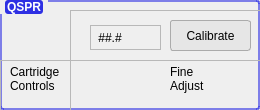
<?xml version="1.0" encoding="UTF-8"?>
<ui version="4.0">
 <class>QSPR</class>
 <widget class="QWidget" name="QSPR">
  <property name="geometry">
   <rect>
    <x>0</x>
    <y>0</y>
    <width>260</width>
    <height>110</height>
   </rect>
  </property>
  <property name="minimumSize">
   <size>
    <width>260</width>
    <height>110</height>
   </size>
  </property>
  <property name="maximumSize">
   <size>
    <width>260</width>
    <height>110</height>
   </size>
  </property>
  <property name="font">
   <font>
    <family>Segoe UI</family>
   </font>
  </property>
  <property name="windowTitle">
   <string>Form</string>
  </property>
  <layout class="QVBoxLayout" name="verticalLayout">
   <property name="leftMargin">
    <number>0</number>
   </property>
   <property name="topMargin">
    <number>0</number>
   </property>
   <property name="rightMargin">
    <number>0</number>
   </property>
   <property name="bottomMargin">
    <number>0</number>
   </property>
   <item>
    <widget class="QGroupBox" name="QSPR_display">
     <property name="sizePolicy">
      <sizepolicy hsizetype="Preferred" vsizetype="Fixed">
       <horstretch>0</horstretch>
       <verstretch>0</verstretch>
      </sizepolicy>
     </property>
     <property name="minimumSize">
      <size>
       <width>260</width>
       <height>110</height>
      </size>
     </property>
     <property name="maximumSize">
      <size>
       <width>260</width>
       <height>110</height>
      </size>
     </property>
     <property name="font">
      <font>
       <family>Segoe UI</family>
       <pointsize>9</pointsize>
       <weight>75</weight>
       <bold>true</bold>
      </font>
     </property>
     <property name="styleSheet">
      <string notr="true">QGroupBox#QSPR_display::title{

	margin: 0px 5px 0px 5px;
	color: rgb(255, 255, 255);
	background-color:rgb(46, 48, 227);
	border-radius: 3px;

}

QGroupBox#QSPR_display{

	border: 2px solid rgba(46, 48, 227, 150);
	border-radius: 3px;

}</string>
     </property>
     <property name="title">
      <string>QSPR</string>
     </property>
     <widget class="QPushButton" name="shutdown_btn">
      <property name="geometry">
       <rect>
        <x>50</x>
        <y>25</y>
        <width>30</width>
        <height>30</height>
       </rect>
      </property>
      <property name="sizePolicy">
       <sizepolicy hsizetype="Fixed" vsizetype="Fixed">
        <horstretch>0</horstretch>
        <verstretch>0</verstretch>
       </sizepolicy>
      </property>
      <property name="minimumSize">
       <size>
        <width>30</width>
        <height>30</height>
       </size>
      </property>
      <property name="maximumSize">
       <size>
        <width>30</width>
        <height>30</height>
       </size>
      </property>
      <property name="font">
       <font>
        <pointsize>5</pointsize>
       </font>
      </property>
      <property name="mouseTracking">
       <bool>true</bool>
      </property>
      <property name="toolTip">
       <string>Power Off QSPR</string>
      </property>
      <property name="layoutDirection">
       <enum>Qt::LeftToRight</enum>
      </property>
      <property name="autoFillBackground">
       <bool>false</bool>
      </property>
      <property name="styleSheet">
       <string notr="true">QPushButton{
	border: none;
	background: none;
}

QPushButton::hover{
	background: white;
	border: 1px raised;
	border-radius: 12px;
}</string>
      </property>
      <property name="text">
       <string/>
      </property>
      <property name="icon">
       <iconset resource="ai.qrc">
        <normaloff>:/img/img/power.png</normaloff>:/img/img/power.png</iconset>
      </property>
      <property name="iconSize">
       <size>
        <width>32</width>
        <height>32</height>
       </size>
      </property>
      <property name="autoRepeat">
       <bool>false</bool>
      </property>
      <property name="autoExclusive">
       <bool>false</bool>
      </property>
      <property name="autoDefault">
       <bool>false</bool>
      </property>
      <property name="default">
       <bool>false</bool>
      </property>
      <property name="flat">
       <bool>false</bool>
      </property>
     </widget>
     <widget class="QPushButton" name="disconnect_btn">
      <property name="geometry">
       <rect>
        <x>10</x>
        <y>25</y>
        <width>30</width>
        <height>30</height>
       </rect>
      </property>
      <property name="sizePolicy">
       <sizepolicy hsizetype="Fixed" vsizetype="Fixed">
        <horstretch>0</horstretch>
        <verstretch>0</verstretch>
       </sizepolicy>
      </property>
      <property name="minimumSize">
       <size>
        <width>30</width>
        <height>30</height>
       </size>
      </property>
      <property name="maximumSize">
       <size>
        <width>30</width>
        <height>30</height>
       </size>
      </property>
      <property name="font">
       <font>
        <pointsize>5</pointsize>
       </font>
      </property>
      <property name="mouseTracking">
       <bool>true</bool>
      </property>
      <property name="toolTip">
       <string>Disconnect QSPR</string>
      </property>
      <property name="layoutDirection">
       <enum>Qt::LeftToRight</enum>
      </property>
      <property name="autoFillBackground">
       <bool>false</bool>
      </property>
      <property name="styleSheet">
       <string notr="true">QPushButton{
	border: none;
	background: none;
}

QPushButton::hover{
	background: white;
	border: 1px raised;
	border-radius: 12px;
}</string>
      </property>
      <property name="text">
       <string/>
      </property>
      <property name="icon">
       <iconset resource="ai.qrc">
        <normaloff>:/img/img/disconnect.png</normaloff>:/img/img/disconnect.png</iconset>
      </property>
      <property name="iconSize">
       <size>
        <width>34</width>
        <height>34</height>
       </size>
      </property>
      <property name="autoRepeat">
       <bool>false</bool>
      </property>
      <property name="autoExclusive">
       <bool>false</bool>
      </property>
      <property name="autoDefault">
       <bool>false</bool>
      </property>
      <property name="default">
       <bool>false</bool>
      </property>
      <property name="flat">
       <bool>false</bool>
      </property>
     </widget>
     <widget class="QFrame" name="temp_display">
      <property name="geometry">
       <rect>
        <x>90</x>
        <y>25</y>
        <width>71</width>
        <height>25</height>
       </rect>
      </property>
      <property name="font">
       <font>
        <weight>50</weight>
        <bold>false</bold>
       </font>
      </property>
      <property name="frameShape">
       <enum>QFrame::StyledPanel</enum>
      </property>
      <property name="frameShadow">
       <enum>QFrame::Raised</enum>
      </property>
      <widget class="QLabel" name="temp1">
       <property name="geometry">
        <rect>
         <x>0</x>
         <y>5</y>
         <width>40</width>
         <height>16</height>
        </rect>
       </property>
       <property name="font">
        <font>
         <weight>50</weight>
         <bold>false</bold>
        </font>
       </property>
       <property name="text">
        <string>##.#</string>
       </property>
       <property name="alignment">
        <set>Qt::AlignCenter</set>
       </property>
      </widget>
      <widget class="QLabel" name="label_7">
       <property name="geometry">
        <rect>
         <x>40</x>
         <y>5</y>
         <width>31</width>
         <height>16</height>
        </rect>
       </property>
       <property name="minimumSize">
        <size>
         <width>10</width>
         <height>10</height>
        </size>
       </property>
       <property name="text">
        <string/>
       </property>
       <property name="pixmap">
        <pixmap resource="ai.qrc">:/img/img/deg_c.png</pixmap>
       </property>
      </widget>
     </widget>
     <widget class="QFrame" name="cartridge_display">
      <property name="geometry">
       <rect>
        <x>0</x>
        <y>60</y>
        <width>261</width>
        <height>51</height>
       </rect>
      </property>
      <property name="font">
       <font>
        <weight>50</weight>
        <bold>false</bold>
       </font>
      </property>
      <property name="frameShape">
       <enum>QFrame::StyledPanel</enum>
      </property>
      <property name="frameShadow">
       <enum>QFrame::Raised</enum>
      </property>
      <widget class="QLabel" name="label">
       <property name="geometry">
        <rect>
         <x>10</x>
         <y>5</y>
         <width>71</width>
         <height>41</height>
        </rect>
       </property>
       <property name="font">
        <font>
         <family>Segoe UI</family>
         <pointsize>9</pointsize>
        </font>
       </property>
       <property name="text">
        <string>Cartridge
Controls</string>
       </property>
       <property name="alignment">
        <set>Qt::AlignLeading|Qt::AlignLeft|Qt::AlignTop</set>
       </property>
       <property name="margin">
        <number>1</number>
       </property>
      </widget>
      <widget class="QLabel" name="label_3">
       <property name="geometry">
        <rect>
         <x>170</x>
         <y>5</y>
         <width>51</width>
         <height>41</height>
        </rect>
       </property>
       <property name="font">
        <font>
         <family>Segoe UI</family>
         <pointsize>9</pointsize>
        </font>
       </property>
       <property name="text">
        <string>Fine
Adjust</string>
       </property>
       <property name="alignment">
        <set>Qt::AlignLeading|Qt::AlignLeft|Qt::AlignTop</set>
       </property>
       <property name="margin">
        <number>1</number>
       </property>
      </widget>
     </widget>
     <widget class="QFrame" name="ctrls_frame">
      <property name="geometry">
       <rect>
        <x>70</x>
        <y>10</y>
        <width>191</width>
        <height>101</height>
       </rect>
      </property>
      <property name="frameShape">
       <enum>QFrame::StyledPanel</enum>
      </property>
      <property name="frameShadow">
       <enum>QFrame::Raised</enum>
      </property>
      <widget class="QPushButton" name="quick_calibrate_btn">
       <property name="geometry">
        <rect>
         <x>100</x>
         <y>10</y>
         <width>81</width>
         <height>31</height>
        </rect>
       </property>
       <property name="sizePolicy">
        <sizepolicy hsizetype="Fixed" vsizetype="Fixed">
         <horstretch>0</horstretch>
         <verstretch>0</verstretch>
        </sizepolicy>
       </property>
       <property name="font">
        <font>
         <family>Segoe UI</family>
         <pointsize>9</pointsize>
         <weight>50</weight>
         <bold>false</bold>
        </font>
       </property>
       <property name="toolTip">
        <string>Calibrate QSPR</string>
       </property>
       <property name="styleSheet">
        <string notr="true">QPushButton {

		background-color: rgb(230, 230, 230);
	    border: 1px solid rgb(171, 171, 171);
		border-radius: 3px;

}

QPushButton::hover{
	background: rgb(253, 253, 253);
	border: 1px raised;
	border-radius: 5px;
}</string>
       </property>
       <property name="text">
        <string>Calibrate</string>
       </property>
      </widget>
      <widget class="QPushButton" name="adj_up_btn">
       <property name="geometry">
        <rect>
         <x>155</x>
         <y>55</y>
         <width>20</width>
         <height>20</height>
        </rect>
       </property>
       <property name="sizePolicy">
        <sizepolicy hsizetype="Fixed" vsizetype="Fixed">
         <horstretch>0</horstretch>
         <verstretch>0</verstretch>
        </sizepolicy>
       </property>
       <property name="minimumSize">
        <size>
         <width>20</width>
         <height>20</height>
        </size>
       </property>
       <property name="maximumSize">
        <size>
         <width>20</width>
         <height>20</height>
        </size>
       </property>
       <property name="font">
        <font>
         <pointsize>5</pointsize>
        </font>
       </property>
       <property name="mouseTracking">
        <bool>true</bool>
       </property>
       <property name="toolTip">
        <string>Adjust Up</string>
       </property>
       <property name="layoutDirection">
        <enum>Qt::LeftToRight</enum>
       </property>
       <property name="autoFillBackground">
        <bool>false</bool>
       </property>
       <property name="styleSheet">
        <string notr="true">QPushButton{
	border: none;
	background: none;
}

QPushButton::hover{
	background: white;
	border: 1px raised;
	border-radius: 12px;
}</string>
       </property>
       <property name="text">
        <string/>
       </property>
       <property name="icon">
        <iconset resource="ai.qrc">
         <normaloff>:/img/img/adj_up.png</normaloff>:/img/img/adj_up.png</iconset>
       </property>
       <property name="iconSize">
        <size>
         <width>34</width>
         <height>34</height>
        </size>
       </property>
       <property name="autoRepeat">
        <bool>false</bool>
       </property>
       <property name="autoExclusive">
        <bool>false</bool>
       </property>
       <property name="autoDefault">
        <bool>false</bool>
       </property>
       <property name="default">
        <bool>false</bool>
       </property>
       <property name="flat">
        <bool>false</bool>
       </property>
      </widget>
      <widget class="QPushButton" name="adj_down_btn">
       <property name="geometry">
        <rect>
         <x>155</x>
         <y>75</y>
         <width>20</width>
         <height>20</height>
        </rect>
       </property>
       <property name="sizePolicy">
        <sizepolicy hsizetype="Fixed" vsizetype="Fixed">
         <horstretch>0</horstretch>
         <verstretch>0</verstretch>
        </sizepolicy>
       </property>
       <property name="minimumSize">
        <size>
         <width>20</width>
         <height>20</height>
        </size>
       </property>
       <property name="maximumSize">
        <size>
         <width>20</width>
         <height>20</height>
        </size>
       </property>
       <property name="font">
        <font>
         <pointsize>5</pointsize>
        </font>
       </property>
       <property name="mouseTracking">
        <bool>true</bool>
       </property>
       <property name="toolTip">
        <string>Adjust Down</string>
       </property>
       <property name="layoutDirection">
        <enum>Qt::LeftToRight</enum>
       </property>
       <property name="autoFillBackground">
        <bool>false</bool>
       </property>
       <property name="styleSheet">
        <string notr="true">QPushButton{
	border: none;
	background: none;
}

QPushButton::hover{
	background: white;
	border: 1px raised;
	border-radius: 12px;
}</string>
       </property>
       <property name="text">
        <string/>
       </property>
       <property name="icon">
        <iconset resource="ai.qrc">
         <normaloff>:/img/img/adj_down.png</normaloff>:/img/img/adj_down.png</iconset>
       </property>
       <property name="iconSize">
        <size>
         <width>34</width>
         <height>34</height>
        </size>
       </property>
       <property name="autoRepeat">
        <bool>false</bool>
       </property>
       <property name="autoExclusive">
        <bool>false</bool>
       </property>
       <property name="autoDefault">
        <bool>false</bool>
       </property>
       <property name="default">
        <bool>false</bool>
       </property>
       <property name="flat">
        <bool>false</bool>
       </property>
      </widget>
      <widget class="QPushButton" name="crt_down_btn">
       <property name="geometry">
        <rect>
         <x>50</x>
         <y>60</y>
         <width>35</width>
         <height>35</height>
        </rect>
       </property>
       <property name="sizePolicy">
        <sizepolicy hsizetype="Fixed" vsizetype="Fixed">
         <horstretch>0</horstretch>
         <verstretch>0</verstretch>
        </sizepolicy>
       </property>
       <property name="minimumSize">
        <size>
         <width>35</width>
         <height>35</height>
        </size>
       </property>
       <property name="maximumSize">
        <size>
         <width>35</width>
         <height>35</height>
        </size>
       </property>
       <property name="font">
        <font>
         <pointsize>5</pointsize>
        </font>
       </property>
       <property name="mouseTracking">
        <bool>true</bool>
       </property>
       <property name="toolTip">
        <string>Cartrdige Down</string>
       </property>
       <property name="layoutDirection">
        <enum>Qt::LeftToRight</enum>
       </property>
       <property name="autoFillBackground">
        <bool>false</bool>
       </property>
       <property name="styleSheet">
        <string notr="true">QPushButton{
	border: none;
	background: none;
}

QPushButton::hover{
	background: white;
	border: 1px raised;
	border-radius: 12px;
}</string>
       </property>
       <property name="text">
        <string/>
       </property>
       <property name="icon">
        <iconset resource="ai.qrc">
         <normaloff>:/img/img/crt_down.png</normaloff>:/img/img/crt_down.png</iconset>
       </property>
       <property name="iconSize">
        <size>
         <width>34</width>
         <height>34</height>
        </size>
       </property>
       <property name="autoRepeat">
        <bool>false</bool>
       </property>
       <property name="autoExclusive">
        <bool>false</bool>
       </property>
       <property name="autoDefault">
        <bool>false</bool>
       </property>
       <property name="default">
        <bool>false</bool>
       </property>
       <property name="flat">
        <bool>false</bool>
       </property>
      </widget>
      <widget class="QPushButton" name="crt_up_btn">
       <property name="geometry">
        <rect>
         <x>10</x>
         <y>60</y>
         <width>35</width>
         <height>35</height>
        </rect>
       </property>
       <property name="sizePolicy">
        <sizepolicy hsizetype="Fixed" vsizetype="Fixed">
         <horstretch>0</horstretch>
         <verstretch>0</verstretch>
        </sizepolicy>
       </property>
       <property name="minimumSize">
        <size>
         <width>35</width>
         <height>35</height>
        </size>
       </property>
       <property name="maximumSize">
        <size>
         <width>35</width>
         <height>35</height>
        </size>
       </property>
       <property name="font">
        <font>
         <pointsize>5</pointsize>
        </font>
       </property>
       <property name="mouseTracking">
        <bool>true</bool>
       </property>
       <property name="toolTip">
        <string>Cartridge Up</string>
       </property>
       <property name="layoutDirection">
        <enum>Qt::LeftToRight</enum>
       </property>
       <property name="autoFillBackground">
        <bool>false</bool>
       </property>
       <property name="styleSheet">
        <string notr="true">QPushButton{
	border: none;
	background: none;
}

QPushButton::hover{
	background: white;
	border: 1px raised;
	border-radius: 12px;
}</string>
       </property>
       <property name="text">
        <string/>
       </property>
       <property name="icon">
        <iconset resource="ai.qrc">
         <normaloff>:/img/img/crt_up.png</normaloff>:/img/img/crt_up.png</iconset>
       </property>
       <property name="iconSize">
        <size>
         <width>34</width>
         <height>34</height>
        </size>
       </property>
       <property name="autoRepeat">
        <bool>false</bool>
       </property>
       <property name="autoExclusive">
        <bool>false</bool>
       </property>
       <property name="autoDefault">
        <bool>false</bool>
       </property>
       <property name="default">
        <bool>false</bool>
       </property>
       <property name="flat">
        <bool>false</bool>
       </property>
      </widget>
     </widget>
    </widget>
   </item>
  </layout>
 </widget>
 <resources>
  <include location="ai.qrc"/>
 </resources>
 <connections/>
</ui>
